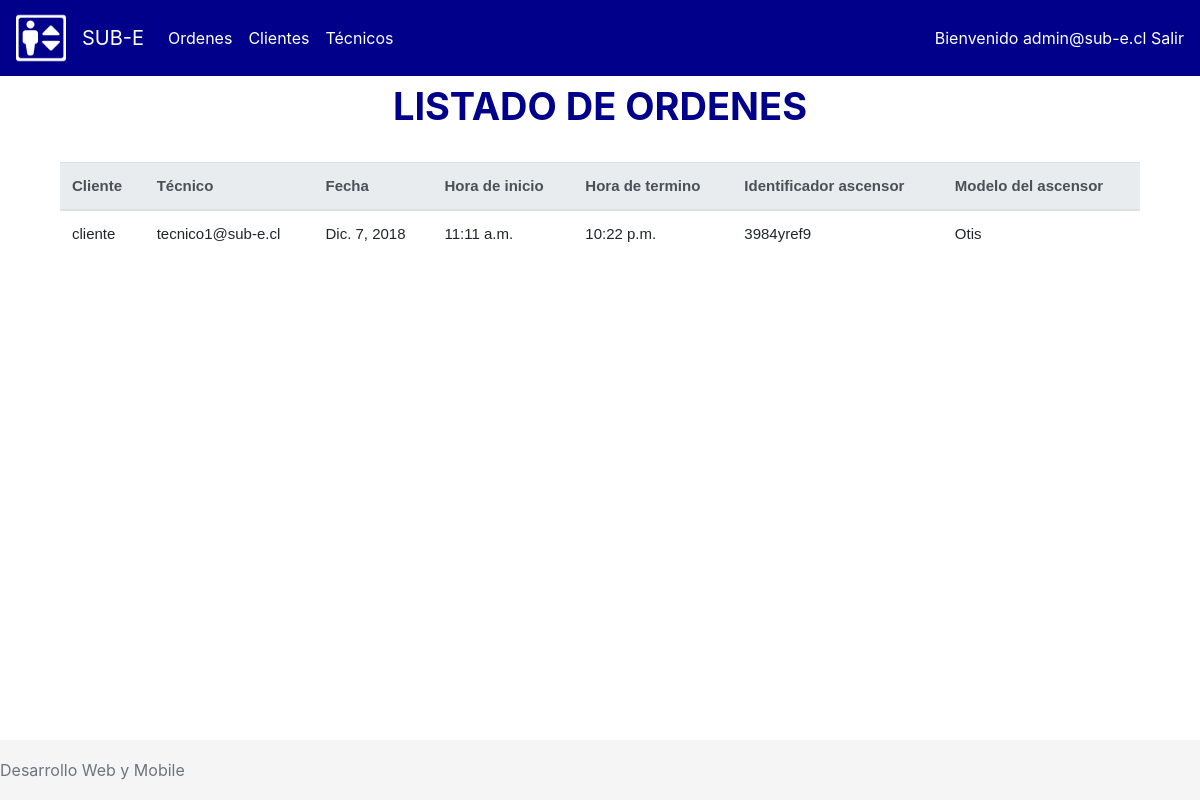
Page /ascensor/ListadoOrdenes.html (signed in) on the earlier database version.
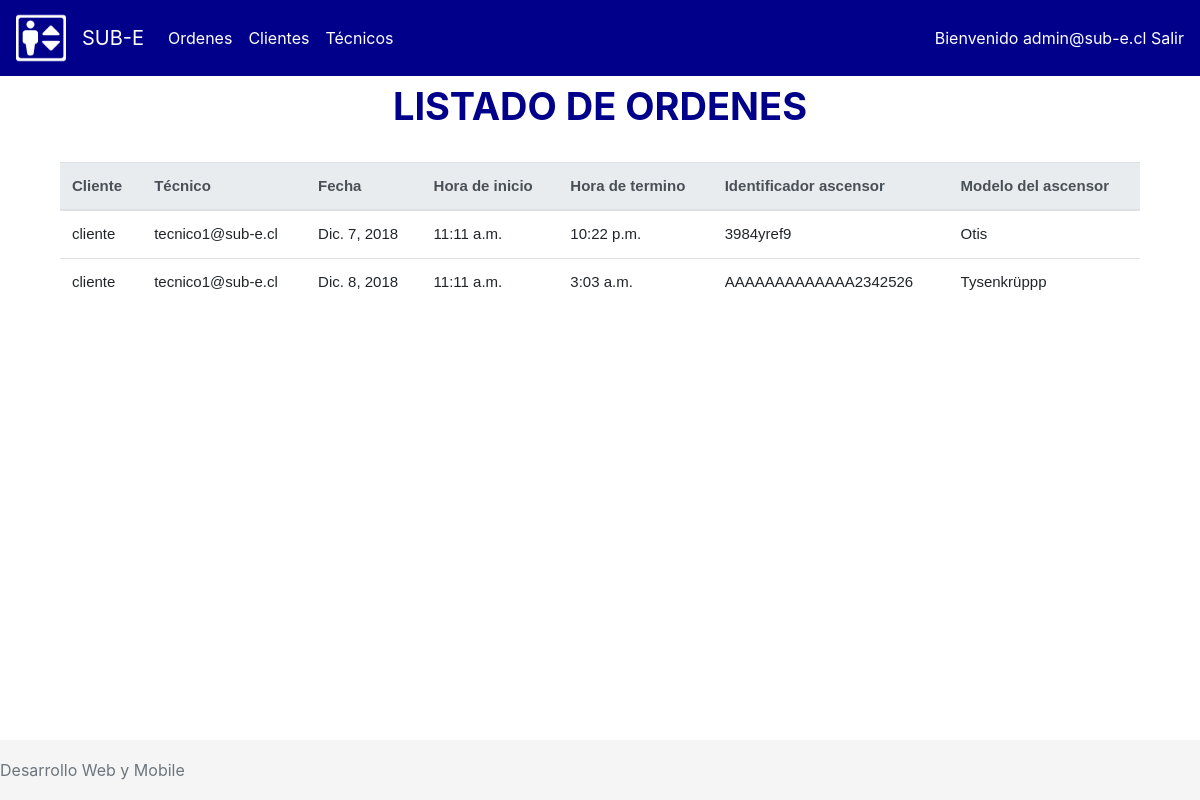
Same page on the later database version.
### ascensor/models.py (models this page shows)
class Tecnico(AbstractUser):
    email = models.EmailField(unique=True)
    USERNAME_FIELD = 'email'
    REQUIRED_FIELDS = ['username']

class Orden(models.Model):
    objects = models.Manager()
    cliente = models.ForeignKey(Cliente,on_delete=models.DO_NOTHING)
    tecnico = models.ForeignKey(Tecnico,on_delete=models.DO_NOTHING,verbose_name="Técnico")
    fecha = models.DateField()
    horaInicio = models.TimeField(verbose_name="Hora de inicio")
    horaTermino = models.TimeField(verbose_name="Hora de termino")
    identificadorAscensor = models.CharField(max_length=20,verbose_name="Identificador ascensor")
    modeloAscensor = models.CharField(max_length=20,verbose_name="Modelo del ascensor")
    fallas = models.TextField(blank=True)
    reparaciones = models.TextField(blank=True)
    piezas = models.TextField(blank=True)
    nombreReceptor = models.CharField(max_length=50,verbose_name="Nombre del receptor")

class Cliente(models.Model):
    objects = models.Manager()
    nombre = models.CharField(max_length=25)
    direccion = models.CharField(max_length=50)
    region = models.CharField(max_length=50)
    comuna = models.CharField(max_length=50)
    telefono = models.CharField(max_length=9)
    correo = models.EmailField()
    tecnico = models.ManyToManyField(Tecnico,verbose_name="Técnicos asignados")

### ascensor/views.py (the view)
# urls.py: path('ListadoOrdenes.html', views.listadoOrdenes, name='listadoOrdenes'),
@staff_member_required(login_url=settings.LOGIN_URL)
def listadoOrdenes(request):
    ordenes = Orden.objects.all()
    return render(request, 'ascensor/ListadoOrdenes.html', {'ordenes':ordenes})

### ascensor/templates/ascensor/ListadoOrdenes.html (shortened to what this page needs)
{% extends 'ascensor/base_admin.html' %}
{% load crispy_forms_tags %}
{% block content %}
<div class="row">&nbsp;</div>
    <h3 class="Titulo">Listado de Ordenes</h3>
    <div class="row">&nbsp;</div>
    <div class="container-fluid ">
        <table class="table" id="cliente-tabla" >
            <thead class="thead-light">
            <tr>
                <th scope="col">Cliente</th>
                <th scope="col">Técnico</th>
                <th scope="col">Fecha</th>
                <th scope="col">Hora de inicio</th>
                <th scope="col">Hora de termino</th>
                <th scope="col">Identificador ascensor</th>
                <th scope="col">Modelo del ascensor</th>
            </tr>
            </thead>
            <tbody id="cuerpoTabla">
            {% for orden in ordenes %}
                <tr>
                    <td data-label="Cliente: &nbsp">{{orden.cliente.nombre}}</td>
                    <td data-label="Cliente: &nbsp">{{orden.tecnico}}</td>
                    <td data-label="Fecha: &nbsp">{{orden.fecha}}</td>
                    <td data-label="Hora de inicio: &nbsp">{{orden.horaInicio}}</td>
                    <td data-label="Hora de termino: &nbsp">{{orden.horaTermino}}</td>
                    <td data-label="Identificador ascensor: &nbsp">{{orden.identificadorAscensor}}</td>
                    <td data-label="Modelo del ascensor: &nbsp">{{orden.modeloAscensor}}</td>
                </tr>
            {% endfor %}
            </tbody>
        </table>
    </div>
{% endblock %}

### ascensor/templates/ascensor/base_admin.html (shortened to what this page needs)
{% load static %}
<!doctype html>
<html lang="en">
  <head>
    <link rel="stylesheet" href="https://stackpath.bootstrapcdn.com/bootstrap/4.1.3/css/bootstrap.min.css">
    <link rel="stylesheet" href="https://use.fontawesome.com/releases/v5.5.0/css/all.css">
    <link href="{% static 'ascensor/css/base.css' %}" rel="stylesheet">
    <link href="{% static 'ascensor/css/cuerpo.css' %}" rel="stylesheet">
  </head>
  <body>
    <header>
      <nav class="navbar navbar-expand-md navbar-dark fixed-top bg-dark">
          <a class="navbar-brand" href="/ascensor/" >
            <img src ="{% static 'ascensor/img/Logo.png' %}" href="/ascensor/" >
            <a class="navbar-brand" href="/ascensor/">SUB-E</a>
          </a>
        <div class="collapse navbar-collapse" id="navbarCollapse">
          <ul class="navbar-nav mr-auto">
            <li class="nav-item active">
              <a class="nav-link" href="ListadoOrdenes.html">Ordenes</a>
            </li>
            <li class="nav-item active">
                <a class="nav-link" href="ListadoClientes.html">Clientes</a>
            </li>
            <li class="nav-item active">
                <a class="nav-link" href="ListadoTecnicos.html">Técnicos</a>
            </li>
          </ul>
          <form class="form-inline mt-2 mt-md-0">
              {% if user.is_authenticated %}
              <div style="color: #FFF;">Bienvenido {{ user.username }}&nbsp;</div>
                  <a href="{% url 'salir' %}" alt="Cerrar Sesion">Salir</a>
              {% else %}
              <a  class="d-none d-md-block col-xs-12 col-md-4 col-lg-2"  href="index.html">
                  <img src="{% static 'ascensor/img/user.png' %}"  id="login" alt="Iniciar Sesión"/>
              </a>
              {% endif %}
          </form>
        </div>
      </nav>
    </header>
    <main role="main" class="container">
    {% block content %}
    {% endblock %}
    </main>
    <footer class="footer">
      <div>
        <span class="text-muted">Desarrollo Web y Mobile</span>
      </div>
    </footer>
  </body>
</html>

### ascensor/static/ascensor/css/base.css (style rules this page uses)
html { position: relative; min-height: 100%; }
body { margin-bottom: 60px; }
.footer { position: absolute; bottom: 0; width: 100%; height: 60px; line-height: 60px; background-color: #f5f5f5; }
body > .container { padding: 60px 15px 0; }
.navbar { background-color: darkblue !important; }
.navbar a { color: white !important; }

### ascensor/static/ascensor/css/cuerpo.css (style rules this page uses)
.Titulo { text-transform: uppercase; color:darkblue; font-weight: bold; font-size: 38px; text-align: center; }
#cliente-tabla { font-family: Helvetica; font-size: 15px; }

Differences in the rows shown:
added Orden: cliente.nombre "cliente", tecnico "tecnico1@sub-e.cl", fecha "Dic. 8, 2018", horaInicio "11:11 a.m.", horaTermino "3:03 a.m.", identificadorAscensor "AAAAAAAAAAAAA2342526", modeloAscensor "Tysenkrüppp"
